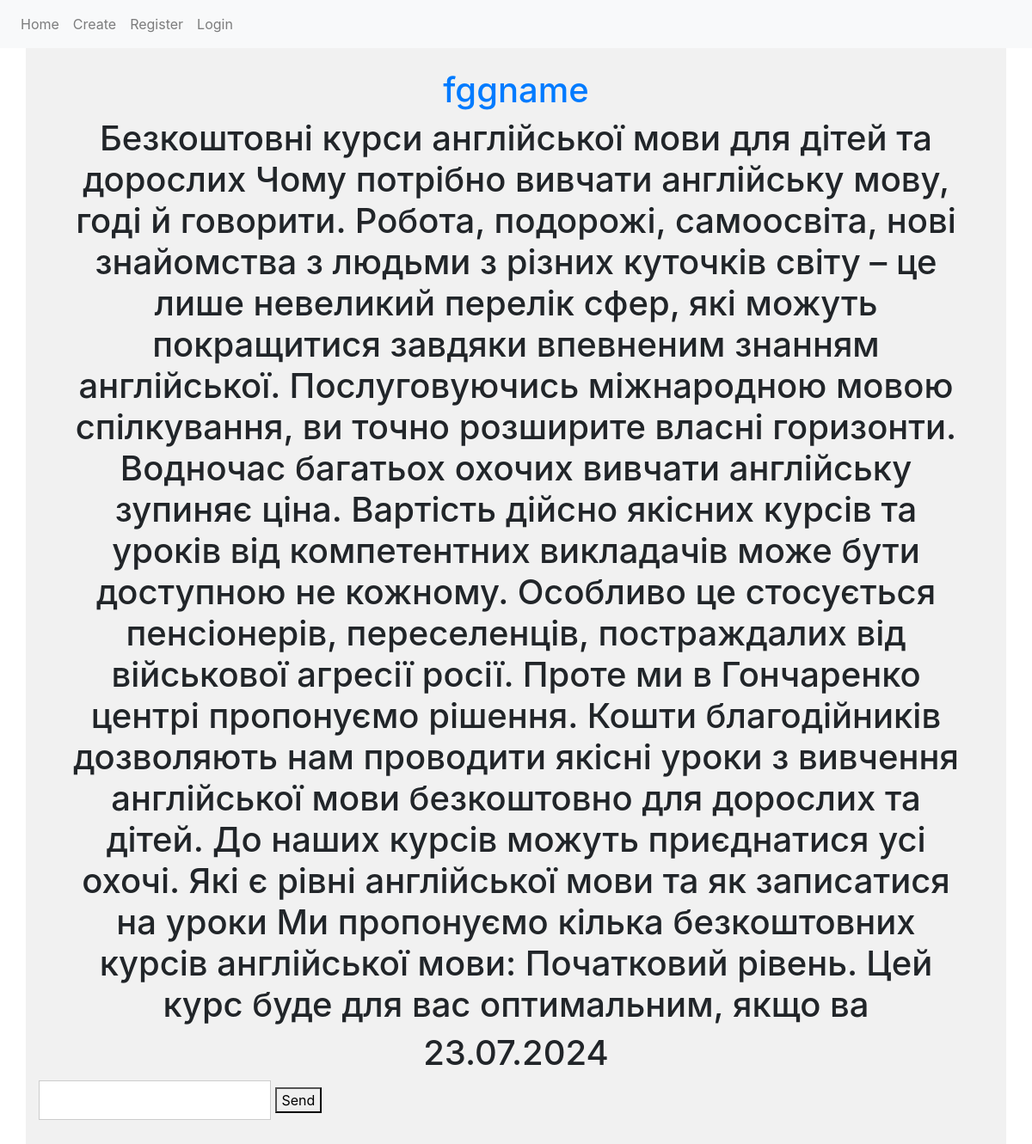
The page /view-post/1 on the database its author committed.
### app/db.py (models this page shows)
class User(db.Model, UserMixin):
    id = db.Column(db.Integer, primary_key=True)
    username = db.Column(db.String(20), unique=True, nullable=False)
    email = db.Column(db.String(120), unique=True, nullable=False)
    password = db.Column(db.String(60), nullable=False)

class Post(db.Model):
    id = db.Column(db.Integer, primary_key=True)
    text = db.Column(db.Text, nullable=False)
    date_posted = db.Column(db.DateTime, default=datetime.utcnow())
    user = db.Column(db.Integer, db.ForeignKey('user.id'))

### app/views.py (the view)
@app.route('/view-post/<int:id>')
def view_post(id):
    post = Post.query.get(id)
    user = User.query.get(post.user)
    date = post.date_posted.strftime("%d.%m.%Y")
    return render_template('posts.html', post=post, user=user, date=date)

### app/templates/posts.html (shortened to what this page needs)
{% extends 'base.html' %}
{% block content %}
    <h1><a href="/view-profiles/{{ user.id }}">{{ user.username }}</a></h1>
    <h1>{{ post.text }}</h1>
    <h1>{{ date }}</h1>
  <input type="text" id="new-post">
  <button id="btn">Send</button>
{% endblock %}

### app/static/css/styles.css (style rules this page uses)
h1 { font-size: 24px; text-align: center; margin: 20px; }
input[type="text"], input[type="email"], input[type="password"], input[type="submit"] { padding: 10px; margin-bottom: 20px; border: 1px solid #ccc; }
@media (min-width: 992px) { h1 { font-size: 28px; margin: 25px; } }

### rows shown on the page
User: username "fggname"
Post: text "Безкоштовні курси англійської мови для дітей та дорослих Чому потрібно вивчати англійську мову, годі й говорити. Робота, подорожі, самоосвіта, нові знайомства з людьми з різних куточків світу – це лише невеликий перелік сфер, які можуть покращитися завдяки впевненим знанням англійської. Послуговуючись міжнародною мовою спілкування, ви точно розширите власні горизонти. Водночас багатьох охочих вивчати англійську зупиняє ціна. Вартість дійсно якісних курсів та уроків від компетентних викладачів може бути доступною не кожному. Особливо це стосується пенсіонерів, переселенців, постраждалих від військової агресії росії. Проте ми в Гончаренко центрі пропонуємо рішення. Кошти благодійників…"

### other values the page prints
{{ date }} "23.07.2024"
